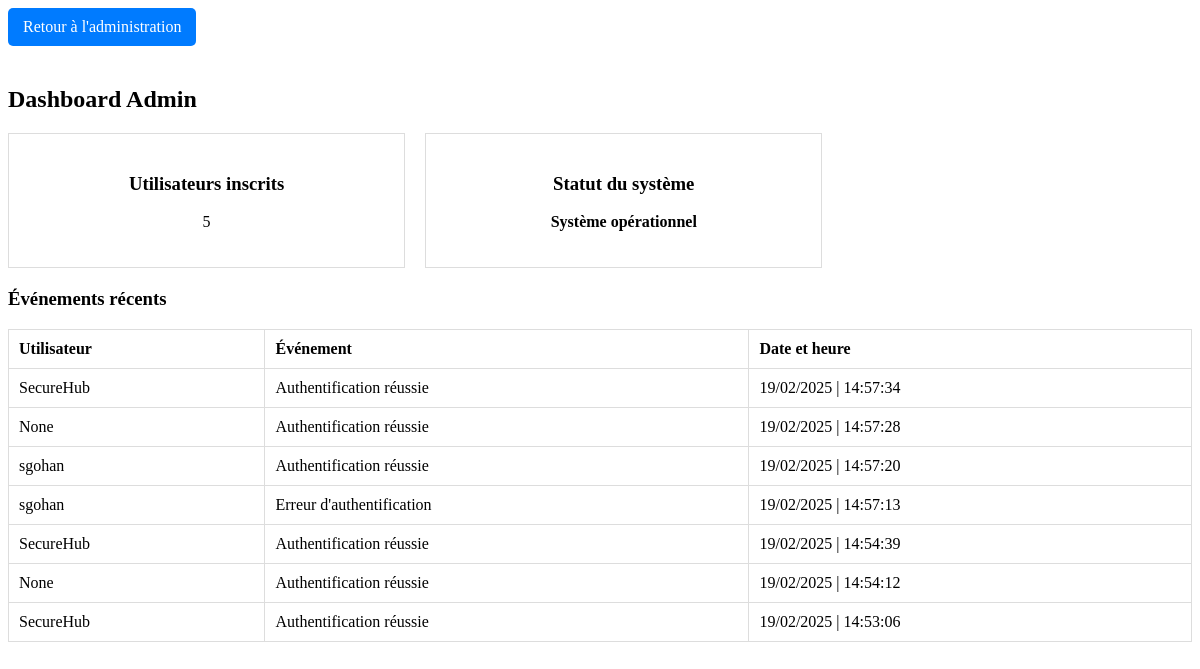
The app's page /admin/dashboard (signed in), older data.
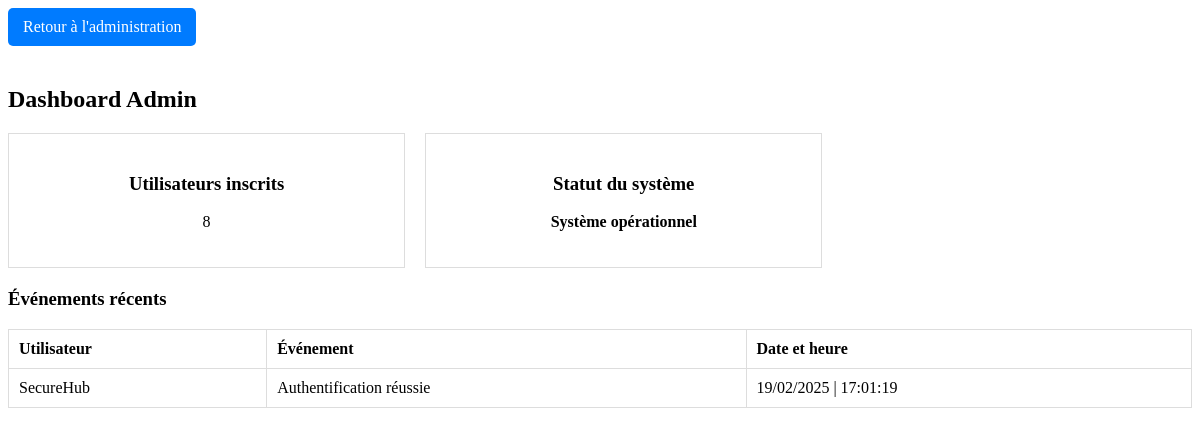
The same page, newer data.
### tables this page shows
CREATE TABLE events (
        id INTEGER PRIMARY KEY,
        user_id INTEGER,
        event TEXT,
        timestamp TIMESTAMP DEFAULT (DATETIME('now', 'localtime')),
        FOREIGN KEY(user_id) REFERENCES users(id)
    );

CREATE TABLE users (
        id INTEGER PRIMARY KEY, 
        name VARCHAR(255) NOT NULL UNIQUE,
        fullname VARCHAR(255) NOT NULL,
        password VARCHAR(255) NOT NULL,
        role VARCHAR(50) NOT NULL DEFAULT 'user',
        is_password_changed BOOLEAN NOT NULL DEFAULT 0
    );

### Backend/app.py (the view)
@app.route('/admin/dashboard')
def dashboard():
    if 'role' not in session or session['role'] != 'admin':
        flash("Accès interdit.", 'error')
        return redirect(url_for('login'))
    users_count = get_all_users_count()
    system_status = check_system_status()
    recent_events = get_recent_events()
    return render_template('admin_dashboard.html', users_count=users_count, system_status=system_status, recent_events=recent_events)

### Backend/database.py (called while the page is built)
def get_all_users_count():
    with db.connect() as conn:
        result = conn.execute(text("SELECT COUNT(*) FROM users"))
        return result.scalar()  # Renvoie le nombre d'utilisateurs

def check_system_status():
    try:
        with db.connect() as conn:
            conn.execute(text("SELECT 1"))
        return "Système opérationnel"
    except Exception as e:
        return f"Erreur : {str(e)}"

def get_recent_events():
    with db.connect() as conn:
        result = conn.execute(text("SELECT events.event, strftime('%d/%m/%Y | %H:%M:%S', events.timestamp) AS formatted_timestamp, users.name AS user_name FROM events LEFT JOIN users ON events.user_id = users.id ORDER BY events.timestamp DESC LIMIT 20;")).fetchall()
        return [dict(row) for row in result]

### Frontend/templates/admin_dashboard.html (shortened to what this page needs)
<!DOCTYPE html>
<html lang="fr">
<head>
    <link rel="stylesheet" href="/static/css/styles_dashboard.css">
</head>
<a href="/admin" class="btn-back">Retour à l'administration</a>
<body>
    <h2>Dashboard Admin</h2>
    <div class="dashboard">
        <div class="dashboard-item">
            <h3>Utilisateurs inscrits</h3>
            <p>{{ users_count }}</p>
        </div>
        <div class="dashboard-item">
            <h3>Statut du système</h3>
            <p class="status">{{ system_status }}</p>
        </div>
    </div>
    <div class="recent-events">
        <h3>Événements récents</h3>
        <table>
            <thead>
                <tr>
                    <th>Utilisateur</th>
                    <th>Événement</th>
                    <th>Date et heure</th>
                </tr>
            </thead>
            <tbody>
                {% for event in recent_events %}
                    <tr>
                        <td>{{ event['user_name'] }}</td>
                        <td>{{ event['event'] }}</td>
                        <td>{{ event['formatted_timestamp'] }}</td>
                    </tr>
                {% endfor %}
            </tbody>
        </table>
    </div>
</body>
</html>

Row changes from the older to the newer data that the page shows:
removed events: user_name "SecureHub", event "Authentification réussie", formatted_timestamp "19/02/2025 | 14:57:34"
removed events: user_name "None", event "Authentification réussie", formatted_timestamp "19/02/2025 | 14:57:28"
removed events: user_name "sgohan", event "Authentification réussie", formatted_timestamp "19/02/2025 | 14:57:20"
removed events: user_name "sgohan", event "Erreur d'authentification", formatted_timestamp "19/02/2025 | 14:57:13"
removed events: user_name "SecureHub", event "Authentification réussie", formatted_timestamp "19/02/2025 | 14:54:39"
removed events: user_name "None", event "Authentification réussie", formatted_timestamp "19/02/2025 | 14:54:12"
changed events "Authentification réussie": formatted_timestamp "19/02/2025 | 14:53:06" → "19/02/2025 | 17:01:19"
Text that changed along with them:
{{ users_count }}: "5" → "8"
